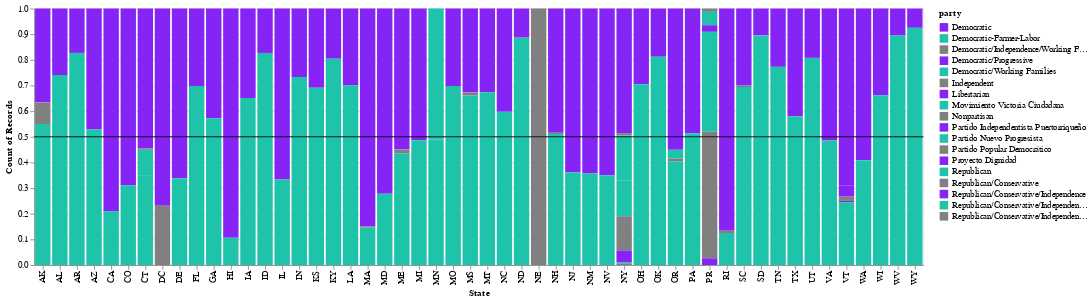

Write notebook code for a chart like this one.
### Markdown cell above
## Part 2: Party Breakdown

We'll now take a look at party control. We can start with essentially the same chart.

### 2.0 - Party Control

Copy your code from 1.2 above & modify it to use party instead of gender.  Your graph will wind up with too many parties, see `imgs/ex2.0.png`.

### Code cell
def party_control_raw(df):
    df['count'] = 1
    party_df = df.groupby(['state','party'])['count'].sum().reset_index()
    party_totals = party_df.groupby(['state'])['count'].sum().reset_index('state').rename(columns={'count':'total'})
    party_df = pd.merge(party_df, party_totals, how='left',on=['state'])
    party_df['%'] = party_df['count']/party_df['total']
    
    base = alt.Chart(party_df)
    range_ = ['#8624f5','#1fc3aa','gray']
    party_breakdown = base.mark_bar().encode(alt.X('state').title('State'),alt.Y('%').title('Count of Records'),color=alt.Color('party').scale(range=range_))

    line = alt.Chart(pd.DataFrame({'y':[0.50]})).mark_rule(color='black').encode(y='y')

    chart = party_breakdown + line
    return chart
    
# render chart
party_control_raw(legislators_df())

### Figure 1 — Vega-Lite specification as saved in the notebook (floating-point values rounded to 4 significant figures)
{"config": {"view": {"continuousWidth": 300, "continuousHeight": 300}}, "layer": [{"data": {"name": "data-16acf5e0f79aa5582dd480261a94539d"}, "mark": {"type": "bar"}, "encoding": {"color": {"field": "party", "scale": {"range": ["#8624f5", "#1fc3aa", "gray"]}, "type": "nominal"}, "x": {"field": "state", "title": "State", "type": "nominal"}, "y": {"field": "%", "title": "Count of Records", "type": "quantitative"}}}, {"data": {"name": "data-56e8450a96e5483e8a99fd90422daa8f"}, "mark": {"type": "rule", "color": "black"}, "encoding": {"y": {"field": "y", "type": "quantitative"}}}], "$schema": "https://vega.github.io/schema/vega-lite/v5.20.1.json", "datasets": {"data-16acf5e0f79aa5582dd480261a94539d": [{"state": "AK", "party": "Democratic", "count": 22, "total": 60, "%": 0.3667}, {"state": "AK", "party": "Independent", "count": 5, "total": 60, "%": 0.08333}, {"state": "AK", "party": "Republican", "count": 33, "total": 60, "%": 0.55}, {"state": "AL", "party": "Democratic", "count": 36, "total": 139, "%": 0.259}, {"state": "AL", "party": "Republican", "count": 103, "total": 139, "%": 0.741}, {"state": "AR", "party": "Democratic", "count": 23, "total": 133, "%": 0.1729}, {"state": "AR", "party": "Republican", "count": 110, "total": 133, "%": 0.8271}, {"state": "AZ", "party": "Democratic", "count": 42, "total": 89, "%": 0.4719}, {"state": "AZ", "party": "Republican", "count": 47, "total": 89, "%": 0.5281}, {"state": "CA", "party": "Democratic", "count": 94, "total": 119, "%": 0.7899}, {"state": "CA", "party": "Republican", "count": 25, "total": 119, "%": 0.2101}, {"state": "CO", "party": "Democratic", "count": 69, "total": 100, "%": 0.69}, {"state": "CO", "party": "Republican", "count": 31, "total": 100, "%": 0.31}, {"state": "CT", "party": "Democratic", "count": 102, "total": 187, "%": 0.5455}, {"state": "CT", "party": "Democratic/Independence/Working Families", "count": 1, "total": 187, "%": 0.005348}, {"state": "CT", "party": "Democratic/Working Families", "count": 19, "total": 187, "%": 0.1016}, {"state": "CT", "party": "Republican", "count": 65, "total": 187, "%": 0.3476}, {"state": "DC", "party": "Democratic", "count": 10, "total": 13, "%": 0.7692}, {"state": "DC", "party": "Independent", "count": 3, "total": 13, "%": 0.2308}, {"state": "DE", "party": "Democratic", "count": 41, "total": 62, "%": 0.6613}, {"state": "DE", "party": "Republican", "count": 21, "total": 62, "%": 0.3387}, {"state": "FL", "party": "Democratic", "count": 48, "total": 159, "%": 0.3019}, {"state": "FL", "party": "Republican", "count": 111, "total": 159, "%": 0.6981}, {"state": "GA", "party": "Democratic", "count": 101, "total": 236, "%": 0.428}, {"state": "GA", "party": "Republican", "count": 135, "total": 236, "%": 0.572}, {"state": "HI", "party": "Democratic", "count": 67, "total": 75, "%": 0.8933}, {"state": "HI", "party": "Republican", "count": 8, "total": 75, "%": 0.1067}, {"state": "IA", "party": "Democratic", "count": 52, "total": 149, "%": 0.349}, {"state": "IA", "party": "Republican", "count": 97, "total": 149, "%": 0.651}, {"state": "ID", "party": "Democratic", "count": 18, "total": 104, "%": 0.1731}, {"state": "ID", "party": "Republican", "count": 86, "total": 104, "%": 0.8269}, {"state": "IL", "party": "Democratic", "count": 118, "total": 177, "%": 0.6667}, {"state": "IL", "party": "Republican", "count": 59, "total": 177, "%": 0.3333}, {"state": "IN", "party": "Democratic", "count": 40, "total": 150, "%": 0.2667}, {"state": "IN", "party": "Republican", "count": 110, "total": 150, "%": 0.7333}, {"state": "KS", "party": "Democratic", "count": 51, "total": 165, "%": 0.3091}, {"state": "KS", "party": "Republican", "count": 114, "total": 165, "%": 0.6909}, {"state": "KY", "party": "Democratic", "count": 27, "total": 138, "%": 0.1957}, {"state": "KY", "party": "Republican", "count": 111, "total": 138, "%": 0.8043}, {"state": "LA", "party": "Democratic", "count": 43, "total": 144, "%": 0.2986}, {"state": "LA", "party": "Republican", "count": 101, "total": 144, "%": 0.7014}, {"state": "MA", "party": "Democratic", "count": 169, "total": 199, "%": 0.8492}, {"state": "MA", "party": "Independent", "count": 1, "total": 199, "%": 0.005025}, {"state": "MA", "party": "Republican", "count": 29, "total": 199, "%": 0.1457}, {"state": "MD", "party": "Democratic", "count": 135, "total": 187, "%": 0.7219}, {"state": "MD", "party": "Republican", "count": 52, "total": 187, "%": 0.2781}, {"state": "ME", "party": "Democratic", "count": 101, "total": 184, "%": 0.5489}, {"state": "ME", "party": "Independent", "count": 3, "total": 184, "%": 0.0163}, {"state": "ME", "party": "Republican", "count": 80, "total": 184, "%": 0.4348}, {"state": "MI", "party": "Democratic", "count": 76, "total": 148, "%": 0.5135}, {"state": "MI", "party": "Republican", "count": 72, "total": 148, "%": 0.4865}, {"state": "MN", "party": "Democratic-Farmer-Labor", "count": 101, "total": 198, "%": 0.5101}, {"state": "MN", "party": "Republican", "count": 97, "total": 198, "%": 0.4899}, {"state": "MO", "party": "Democratic", "count": 58, "total": 192, "%": 0.3021}, {"state": "MO", "party": "Republican", "count": 134, "total": 192, "%": 0.6979}, {"state": "MS", "party": "Democratic", "count": 57, "total": 174, "%": 0.3276}, {"state": "MS", "party": "Independent", "count": 2, "total": 174, "%": 0.01149}, {"state": "MS", "party": "Republican", "count": 115, "total": 174, "%": 0.6609}, {"state": "MT", "party": "Democratic", "count": 49, "total": 150, "%": 0.3267}, {"state": "MT", "party": "Republican", "count": 101, "total": 150, "%": 0.6733}, {"state": "NC", "party": "Democratic", "count": 68, "total": 169, "%": 0.4024}, {"state": "NC", "party": "Republican", "count": 101, "total": 169, "%": 0.5976}, {"state": "ND", "party": "Democratic", "count": 16, "total": 141, "%": 0.1135}, {"state": "ND", "party": "Republican", "count": 125, "total": 141, "%": 0.8865}, {"state": "NE", "party": "Nonpartisan", "count": 49, "total": 49, "%": 1.0}, {"state": "NH", "party": "Democratic", "count": 203, "total": 419, "%": 0.4845}, {"state": "NH", "party": "Independent", "count": 2, "total": 419, "%": 0.004773}, {"state": "NH", "party": "Republican", "count": 214, "total": 419, "%": 0.5107}, {"state": "NJ", "party": "Democratic", "count": 76, "total": 119, "%": 0.6387}, {"state": "NJ", "party": "Republican", "count": 43, "total": 119, "%": 0.3613}, {"state": "NM", "party": "Democratic", "count": 72, "total": 112, "%": 0.6429}, {"state": "NM", "party": "Republican", "count": 40, "total": 112, "%": 0.3571}, {"state": "NV", "party": "Democratic", "count": 39, "total": 60, "%": 0.65}, {"state": "NV", "party": "Republican", "count": 21, "total": 60, "%": 0.35}, {"state": "NY", "party": "Democratic", "count": 102, "total": 210, "%": 0.4857}, {"state": "NY", "party": "Democratic/Independence/Working Families", "count": 2, "total": 210, "%": 0.009524}, {"state": "NY", "party": "Democratic/Working Families", "count": 37, "total": 210, "%": 0.1762}, {"state": "NY", "party": "Republican", "count": 29, "total": 210, "%": 0.1381}, {"state": "NY", "party": "Republican/Conservative", "count": 28, "total": 210, "%": 0.1333}, {"state": "NY", "party": "Republican/Conservative/Independence", "count": 10, "total": 210, "%": 0.04762}, {"state": "NY", "party": "Republican/Conservative/Independence/Libertarian", "count": 1, "total": 210, "%": 0.004762}, {"state": "NY", "party": "Republican/Conservative/Independence/Reform", "count": 1, "total": 210, "%": 0.004762}, {"state": "OH", "party": "Democratic", "count": 39, "total": 132, "%": 0.2955}, {"state": "OH", "party": "Republican", "count": 93, "total": 132, "%": 0.7045}, {"state": "OK", "party": "Democratic", "count": 28, "total": 149, "%": 0.1879}, {"state": "OK", "party": "Republican", "count": 121, "total": 149, "%": 0.8121}, {"state": "OR", "party": "Democratic", "count": 49, "total": 89, "%": 0.5506}, {"state": "OR", "party": "Democratic/Working Families", "count": 3, "total": 89, "%": 0.03371}, {"state": "OR", "party": "Independent", "count": 1, "total": 89, "%": 0.01124}, {"state": "OR", "party": "Republican", "count": 36, "total": 89, "%": 0.4045}, {"state": "PA", "party": "Democratic", "count": 122, "total": 251, "%": 0.4861}, {"state": "PA", "party": "Republican", "count": 129, "total": 251, "%": 0.5139}, {"state": "PR", "party": "Independent", "count": 1, "total": 77, "%": 0.01299}, {"state": "PR", "party": "Movimiento Victoria Ciudadana", "count": 4, "total": 77, "%": 0.05195}, {"state": "PR", "party": "Partido Independentista Puertorriqueño", "count": 2, "total": 77, "%": 0.02597}, {"state": "PR", "party": "Partido Nuevo Progresista", "count": 30, "total": 77, "%": 0.3896}, {"state": "PR", "party": "Partido Popular Democrático", "count": 38, "total": 77, "%": 0.4935}, {"state": "PR", "party": "Proyecto Dignidad", "count": 2, "total": 77, "%": 0.02597}, {"state": "RI", "party": "Democratic", "count": 97, "total": 112, "%": 0.8661}, {"state": "RI", "party": "Independent", "count": 1, "total": 112, "%": 0.008929}, {"state": "RI", "party": "Republican", "count": 14, "total": 112, "%": 0.125}, {"state": "SC", "party": "Democratic", "count": 51, "total": 170, "%": 0.3}, {"state": "SC", "party": "Independent", "count": 1, "total": 170, "%": 0.005882}, {"state": "SC", "party": "Republican", "count": 118, "total": 170, "%": 0.6941}, {"state": "SD", "party": "Democratic", "count": 11, "total": 105, "%": 0.1048}, {"state": "SD", "party": "Republican", "count": 94, "total": 105, "%": 0.8952}, {"state": "TN", "party": "Democratic", "count": 30, "total": 132, "%": 0.2273}, {"state": "TN", "party": "Republican", "count": 102, "total": 132, "%": 0.7727}, {"state": "TX", "party": "Democratic", "count": 76, "total": 181, "%": 0.4199}, {"state": "TX", "party": "Republican", "count": 105, "total": 181, "%": 0.5801}, {"state": "UT", "party": "Democratic", "count": 20, "total": 104, "%": 0.1923}, {"state": "UT", "party": "Republican", "count": 84, "total": 104, "%": 0.8077}, {"state": "VA", "party": "Democratic", "count": 72, "total": 140, "%": 0.5143}, {"state": "VA", "party": "Republican", "count": 68, "total": 140, "%": 0.4857}, {"state": "VT", "party": "Democratic", "count": 124, "total": 180, "%": 0.6889}, {"state": "VT", "party": "Democratic/Progressive", "count": 8, "total": 180, "%": 0.04444}, {"state": "VT", "party": "Independent", "count": 3, "total": 180, "%": 0.01667}, {"state": "VT", "party": "Libertarian", "count": 1, "total": 180, "%": 0.005556}, {"state": "VT", "party": "Republican", "count": 44, "total": 180, "%": 0.2444}, {"state": "WA", "party": "Democratic", "count": 87, "total": 147, "%": 0.5918}, {"state": "WA", "party": "Republican", "count": 60, "total": 147, "%": 0.4082}, {"state": "WI", "party": "Democratic", "count": 44, "total": 130, "%": 0.3385}, {"state": "WI", "party": "Republican", "count": 86, "total": 130, "%": 0.6615}, {"state": "WV", "party": "Democratic", "count": 14, "total": 133, "%": 0.1053}, {"state": "WV", "party": "Republican", "count": 119, "total": 133, "%": 0.8947}, {"state": "WY", "party": "Democratic", "count": 7, "total": 93, "%": 0.07527}, {"state": "WY", "party": "Republican", "count": 86, "total": 93, "%": 0.9247}], "data-56e8450a96e5483e8a99fd90422daa8f": [{"y": 0.5}]}}
